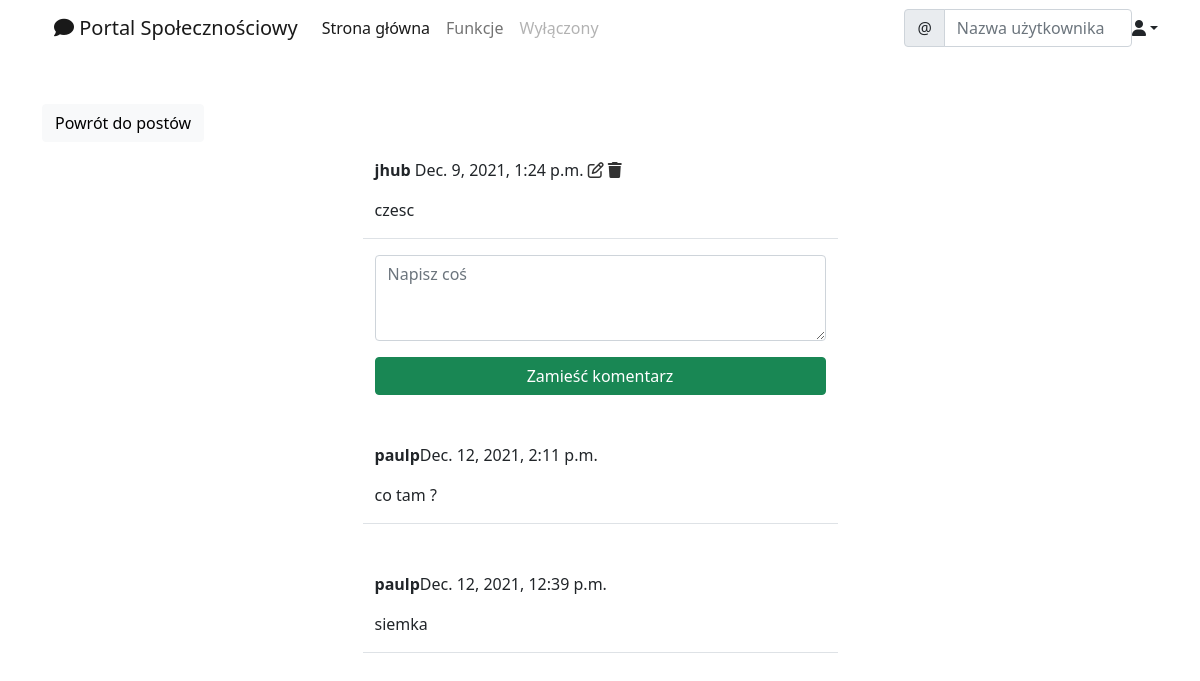
The page /social/post/6 (signed in) on the database its author committed.
### social/models.py (models this page shows)
class Post(models.Model):
    body = models.TextField()
    created_on = models.DateTimeField(default=timezone.now)
    author = models.ForeignKey(User,on_delete=models.CASCADE)

class Comment(models.Model):
    comment = models.TextField()
    created_on = models.DateTimeField(default=timezone.now)
    author = models.ForeignKey(User,on_delete=models.CASCADE)
    post = models.ForeignKey('Post',on_delete=models.CASCADE)

### social/views.py (the view, shortened to what this page needs)
# urls.py: path('post/<int:pk>', PostDetail.as_view(), name='post-detail'),
class PostDetail(LoginRequiredMixin,View):
    def get(self, request, pk, *args, **kwargs):
        post = Post.objects.get(pk=pk)
        form = CommentForm()
        comments = Comment.objects.filter(post=post).order_by('-created_on')
        context = {
            'post': post,
            'form': form,
            'comments': comments,
        }
        return render(request, 'social/post_detail.html', context)

### social/forms.py
class CommentForm(forms.ModelForm):
    comment = forms.CharField(
        label='',
        widget=forms.Textarea(attrs={
            'rows':'3',
            'placeholder':'Napisz coś'
        })
    )
    class Meta:
        model = Comment
        fields = ['comment']

### social/templates/social/post_detail.html (shortened to what this page needs)
{% extends 'landing/base.html' %}
{% load crispy_forms_tags %}
{% block content %}
    <div class ="container">
     <div class = "row mt-5">
            <div class="col-md-5 col-sm-6">
                <a href="{% url 'post-list' %}" class="btn btn-light">Powrót do postów</a>
            </div>
        </div>
        <div class = "row justify-content-center mt-3">
            <div class="col-md-5 col-sm-12 border-bottom">
                <p>
                    <strong>{{ post.author }}</strong> {{ post.created_on }}
                    {% if request.user == post.author %}
                        <a href="{% url 'post-edit' post.pk %}" style="color:#333;"><i class="far fa-edit"></i></a>
                        <a href="{% url 'post-delete' post.pk %}" style="color:#333;"><i class="fas fa-trash"></i></a>
                    {% endif %}
                </p>
                <p>{{ post.body }}</p>
            </div>
        </div>
    <div class = "row justify-content-center mt-3 mb-5">
            <div class="col-md-5 col-sm-12">
                <form method="POST">
                    {{ form | crispy }}
                    <div class="d-grid gap-2">
                        <button class="btn btn-success mt-3">Zamieść komentarz</button>
                    </div>
                </form>
            </div>
        </div>
        {% for comment in comments %}
        <div class = "row justify-content-center mt-3 mb-5 ">
            <div class="col-md-5 col-sm-12 border-bottom">
                <p>
                    <strong>{{comment.author}}</strong>{{ comment.created_on }}
                </p>
                <p>{{ comment.comment }}</p>
            </div>
        </div>
    {% endfor %}
    </div>
{% endblock content %}

### rows shown on the page
Post: author "jhub", created_on "Dec. 9, 2021, 1:24 p.m.", body "czesc"
Comment: author "paulp", created_on "Dec. 12, 2021, 2:11 p.m.", comment "co tam ?"
Comment: author "paulp", created_on "Dec. 12, 2021, 12:39 p.m.", comment "siemka"
